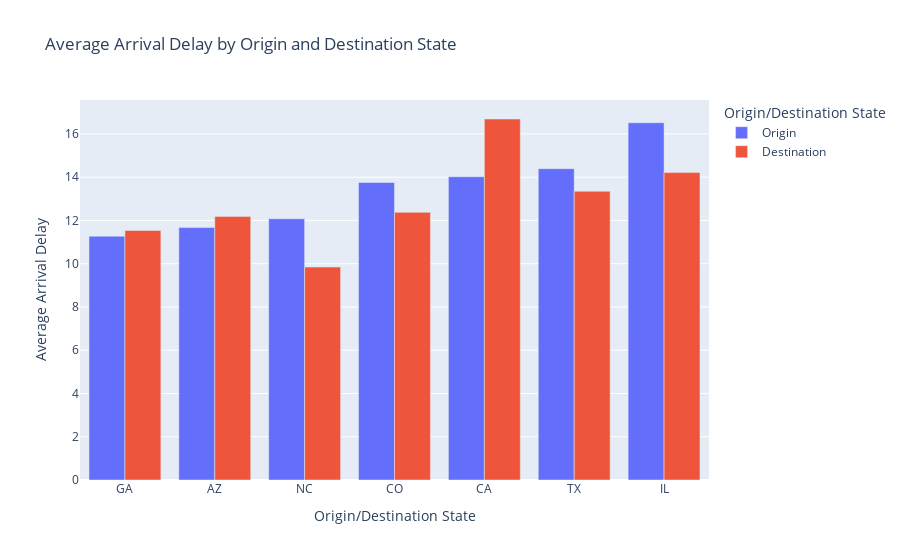

Notebook code cell kept with this figure:
### Code cell
# delay by state
avg_delay = df.groupby("OriginState").mean("ArrDelayMinutes").orderBy("avg(ArrDelayMinutes)").toPandas()
avg_delay_by_dest = (
    df.groupby("DestState").mean("ArrDelayMinutes").orderBy("avg(ArrDelayMinutes)").toPandas()
)

# join the two dataframes
avg_delay = avg_delay.merge(
    avg_delay_by_dest, how="inner", left_on="OriginState", right_on="DestState"
)

avg_delay.drop("DestState", axis=1, inplace=True)
avg_delay.columns = ["State", "Origin", "Destination"]
avg_delay = pd.melt(
    avg_delay,
    id_vars="State",
    value_vars=["Origin", "Destination"],
    var_name="Feature",
    value_name="ArrDelayMinutes",
)
bar_plot = px.bar(
    avg_delay,
    x="State",
    y="ArrDelayMinutes",
    color="Feature",
    barmode="group",
    title="Average Arrival Delay by Origin and Destination State",
    labels={
        "ArrDelayMinutes": "Average Arrival Delay",
        "Origin": "State Code",
        "Feature": "Origin/Destination State",
    },
)
bar_plot.update_layout(
    xaxis_title="Origin/Destination State", yaxis_title="Average Arrival Delay"
)

bar_plot.show()

### Figure 1 — Plotly figure (JSON) as saved in the notebook; plotly's stock layout.template omitted (floating-point values rounded to 4 significant figures)
{"data": [{"alignmentgroup": "True", "hovertemplate": "Origin/Destination State=Origin<br>State=%{x}<br>Average Arrival Delay=%{y}<extra></extra>", "legendgroup": "Origin", "marker": {"color": "#636efa", "pattern": {"shape": ""}}, "name": "Origin", "offsetgroup": "Origin", "orientation": "v", "showlegend": true, "textposition": "auto", "type": "bar", "x": ["GA", "AZ", "NC", "CO", "CA", "TX", "IL"], "xaxis": "x", "y": [11.27, 11.67, 12.08, 13.76, 14.02, 14.39, 16.52], "yaxis": "y"}, {"alignmentgroup": "True", "hovertemplate": "Origin/Destination State=Destination<br>State=%{x}<br>Average Arrival Delay=%{y}<extra></extra>", "legendgroup": "Destination", "marker": {"color": "#EF553B", "pattern": {"shape": ""}}, "name": "Destination", "offsetgroup": "Destination", "orientation": "v", "showlegend": true, "textposition": "auto", "type": "bar", "x": ["GA", "AZ", "NC", "CO", "CA", "TX", "IL"], "xaxis": "x", "y": [11.54, 12.19, 9.845, 12.38, 16.69, 13.35, 14.21], "yaxis": "y"}], "layout": {"barmode": "group", "legend": {"title": {"text": "Origin/Destination State"}, "tracegroupgap": 0}, "title": {"text": "Average Arrival Delay by Origin and Destination State"}, "xaxis": {"anchor": "y", "domain": [0, 1], "title": {"text": "Origin/Destination State"}}, "yaxis": {"anchor": "x", "domain": [0, 1], "title": {"text": "Average Arrival Delay"}}}}
